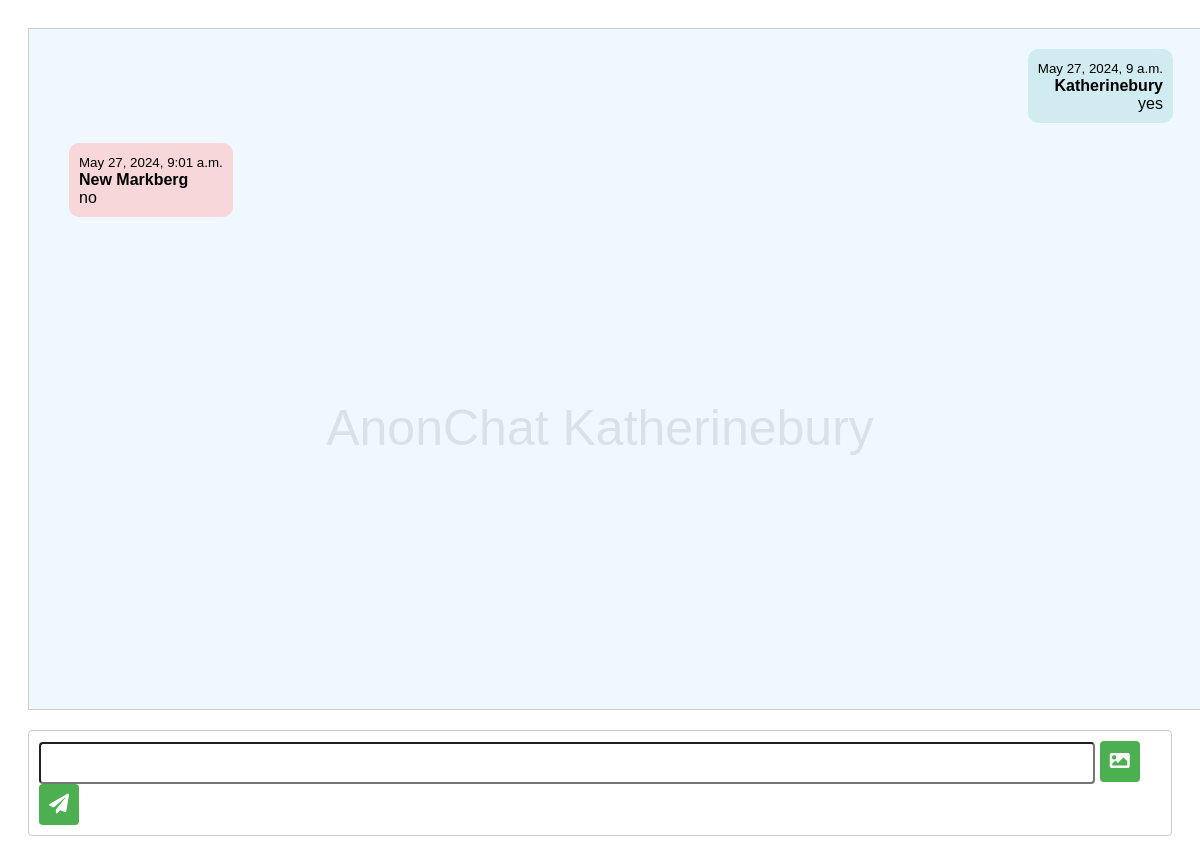
Page / (signed in) on the earlier database version.
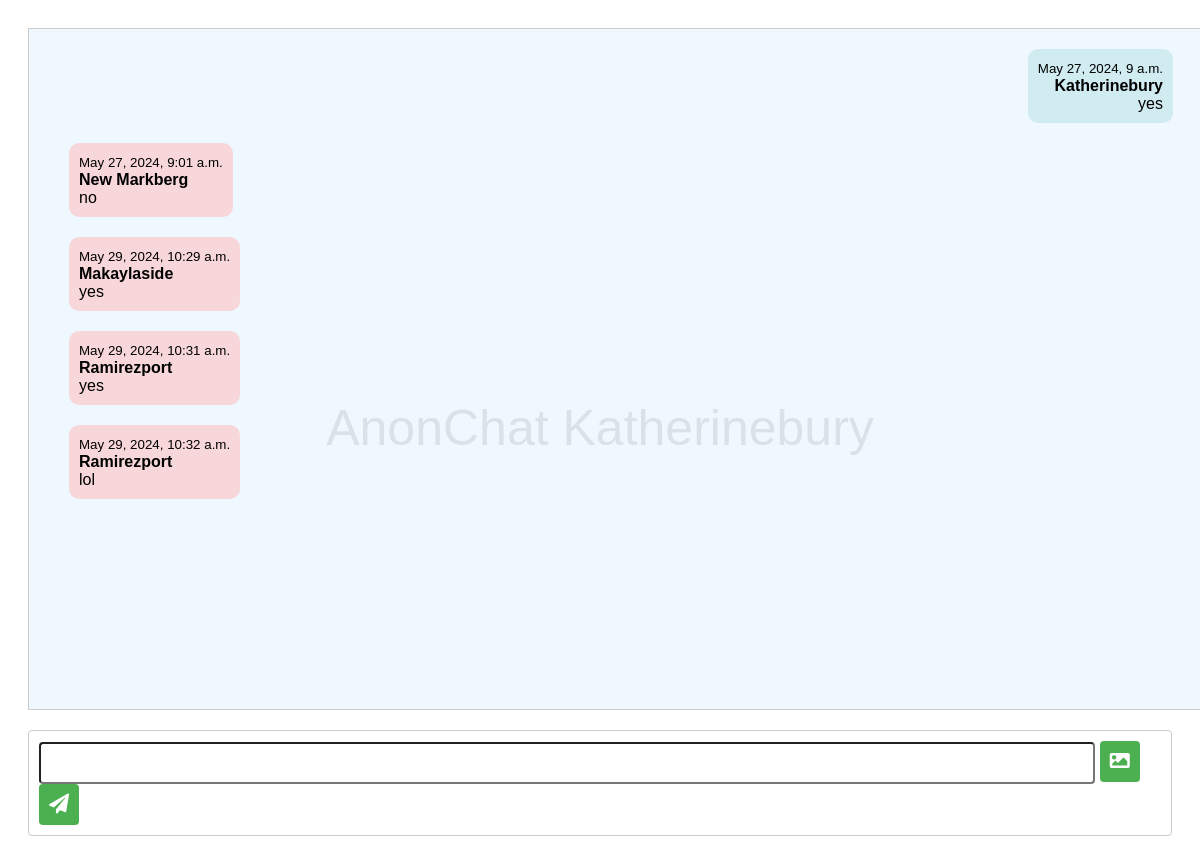
Same page on the later database version.
### chatbox/models.py (models this page shows, shortened)
class Message(models.Model):
    text = models.CharField(max_length=1000)
    date = models.DateTimeField(auto_now_add=True)
    user = models.ForeignKey(User, on_delete=models.CASCADE, related_name='messages')

class User(AbstractUser):
    email = None
    username = models.CharField(max_length=100, unique=True)
    REQUIRED_FIELDS = []

### chatbox/views.py (the view)
# urls.py: path('', views.room, name='room'),
@login_required
def room(request):
    messages = Message.objects.all()
    return render(request, 'room.html', {'messages': messages})

### chatbox/templates/room.html (shortened to what this page needs)
<!DOCTYPE html>
<head>
	<link rel="stylesheet" href="https://cdnjs.cloudflare.com/ajax/libs/font-awesome/5.15.3/css/all.min.css">
</head>
<body>
      <div class="container">
		<div id="watermark">AnonChat {{user.username}}</div>
			<div id="chat">
				{% for message in messages %}
					<div class="message {% if message.user == user %}msg-right{% else %}msg-left{% endif %}">
						<div><small>{{ message.date|date:"F j, Y, P" }}</small></div>
						<strong>{{ message.user.username }}</strong> {{ message.text }}
					</div>
				{% endfor %}
			</div>
			<div id="chat-input">
				<input id="chat-message-input" type="text">
				<button id="upload-button"><i class="fas fa-image"></i></button>
				<button id="chat-message-submit" type="submit"><i class="fas fa-paper-plane"></i></button>
			</div>
	  </div>
</body>
</html>

### chatbox/templates/room.html (style rules this page uses)
body { font-family: Arial, sans-serif; overflow: hidden; }
#chat-message-submit, #upload-button { padding: 10px; border: none; border-radius: 4px; background-color: #4CAF50; color: white; cursor: pointer; font-size: 16px; }
.container { margin: auto; padding: 20px; height: 100vh; }
#chat { width: 100%; height: 80vh; overflow-y: scroll; border: 1px solid #ccc; padding: 20px; background-color: #f0f8ff; }
.message { margin-bottom: 20px; margin-right: 20px; margin-left: 20px; }
.msg-right { display: flex; flex-direction: column; align-items: flex-end; background-color: #d1ecf1; float: right; clear: both; }
.msg-left { display: flex; flex-direction: column; align-items: flex-start; background-color: #f8d7da; float: left; clear: both; }
.msg-left, .msg-right { max-width: 50%; border: none; border-radius: 10px; padding: 10px; }
#chat-input { margin-top: 20px; padding: 10px; border: 1px solid #ccc; border-radius: 4px; font-size: 16px; }
#chat-message-input { width: 92%; padding: 10px; font-size: 16px; border-radius: 4px; }
.fas { font-size: 20px; }
#watermark { position: fixed; top: 50%; left: 50%; transform: translate(-50%, -50%); font-size: 50px; color: rgba(44, 33, 33, 0.1); z-index: 1; text-align: center; }

Differences in the rows shown:
added Message: date "May 29, 2024, 10:29 a.m.", user.username "Makaylaside", text "yes"
added Message: date "May 29, 2024, 10:31 a.m.", user.username "Ramirezport", text "yes"
added Message: date "May 29, 2024, 10:32 a.m.", user.username "Ramirezport", text "lol"
